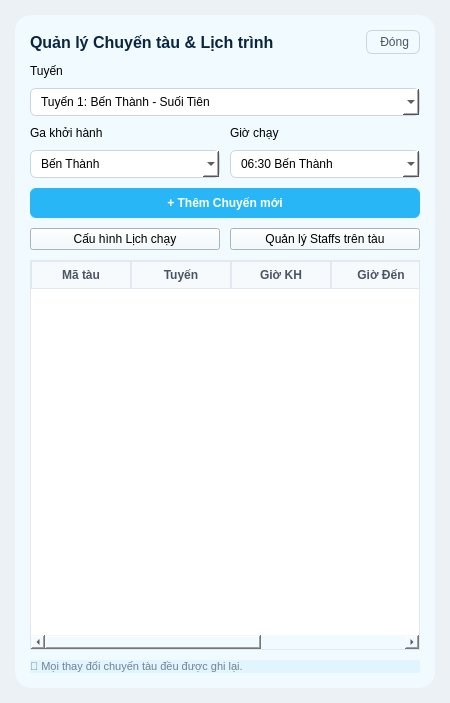
<?xml version="1.0" encoding="UTF-8"?>
<ui version="4.0">
 <class>ScheduleWindow</class>
 <widget class="QMainWindow" name="ScheduleWindow">
  <property name="geometry">
   <rect>
    <x>0</x>
    <y>0</y>
    <width>450</width>
    <height>703</height>
   </rect>
  </property>
  <property name="windowTitle">
   <string>Quản lý Chuyến tàu &amp; Lịch trình</string>
  </property>
  <property name="styleSheet">
   <string notr="true">
    QMainWindow { background-color: #EBF1F5; }
    #central_panel { background-color: #FFFFFF; border-radius: 16px; }
    QLabel#lbl_title { color: #0A2540; font-weight: bold; font-size: 16px; }
    QLabel.lbl_field_title { color: #4A5568; font-weight: bold; font-size: 11px; }
    QComboBox { border: 1px solid #CBD5E0; border-radius: 6px; padding: 5px 10px; background-color: #FFFFFF; }
    QPushButton#btn_add_trip { background-color: #3182CE; color: #FFFFFF; border-radius: 6px; font-weight: bold; padding: 8px; }
    QPushButton.sub_action_btn { background-color: #F8FAFC; border: 1px solid #E2E8F0; border-radius: 6px; color: #4A5568; font-weight: bold; padding: 6px; }
    QPushButton.sub_action_btn:hover { background-color: #EDF2F7; }
    QTableWidget { border: 1px solid #E2E8F0; gridline-color: #EDF2F7; background-color: #FFFFFF; }
    QHeaderView::section { background-color: #F7FAFC; color: #4A5568; font-weight: bold; border: 1px solid #E2E8F0; padding: 4px; }
    QLabel#lbl_info_footer { color: #718096; font-size: 11px; }
   </string>
  </property>
  <widget class="QWidget" name="centralwidget">
   <layout class="QVBoxLayout" name="main_layout">
    <property name="spacing">
     <number>12</number>
    </property>
    <property name="leftMargin">
     <number>15</number>
    </property>
    <property name="topMargin">
     <number>15</number>
    </property>
    <property name="rightMargin">
     <number>15</number>
    </property>
    <property name="bottomMargin">
     <number>15</number>
    </property>
    <item>
     <widget class="QFrame" name="central_panel">
      <property name="styleSheet">
       <string notr="true">background-color: #F0FAFF ;</string>
      </property>
      <layout class="QVBoxLayout" name="panel_layout">
       <property name="spacing">
        <number>10</number>
       </property>
       <property name="leftMargin">
        <number>15</number>
       </property>
       <property name="topMargin">
        <number>15</number>
       </property>
       <property name="rightMargin">
        <number>15</number>
       </property>
       <property name="bottomMargin">
        <number>15</number>
       </property>
       <item>
        <layout class="QHBoxLayout" name="header_layout">
         <item>
          <widget class="QLabel" name="lbl_title">
           <property name="text">
            <string>Quản lý Chuyến tàu &amp; Lịch trình</string>
           </property>
          </widget>
         </item>
         <item>
          <spacer name="header_space">
           <property name="orientation">
            <enum>Qt::Horizontal</enum>
           </property>
           <property name="sizeHint" stdset="0">
            <size>
             <width>0</width>
             <height>0</height>
            </size>
           </property>
          </spacer>
         </item>
         <item>
          <widget class="QPushButton" name="btn_back">
           <property name="styleSheet">
            <string notr="true">padding: 4px 10px; border: 1px solid #CBD5E0; border-radius: 6px; color: #4A5568;</string>
           </property>
           <property name="text">
            <string> Đóng</string>
           </property>
          </widget>
         </item>
        </layout>
       </item>
       <item>
        <widget class="QLabel" name="lbl_route_sel">
         <property name="text">
          <string>Tuyến</string>
         </property>
         <property name="class" stdset="0">
          <string>lbl_field_title</string>
         </property>
        </widget>
       </item>
       <item>
        <widget class="QComboBox" name="combo_route">
         <property name="font">
          <font>
           <pointsize>9</pointsize>
          </font>
         </property>
         <property name="styleSheet">
          <string notr="true">background-color: rgb(255, 255, 255);</string>
         </property>
         <item>
          <property name="text">
           <string>Tuyến 1: Bến Thành - Suối Tiên</string>
          </property>
         </item>
        </widget>
       </item>
       <item>
        <layout class="QHBoxLayout" name="filter_grid">
         <property name="spacing">
          <number>10</number>
         </property>
         <item>
          <layout class="QVBoxLayout" name="col1">
           <item>
            <widget class="QLabel" name="lbl_start_ga">
             <property name="text">
              <string>Ga khởi hành</string>
             </property>
             <property name="class" stdset="0">
              <string>lbl_field_title</string>
             </property>
            </widget>
           </item>
           <item>
            <widget class="QComboBox" name="combo_start_ga">
             <property name="styleSheet">
              <string notr="true">background-color: rgb(255, 255, 255);</string>
             </property>
             <item>
              <property name="text">
               <string>Bến Thành</string>
              </property>
             </item>
            </widget>
           </item>
          </layout>
         </item>
         <item>
          <layout class="QVBoxLayout" name="col2">
           <item>
            <widget class="QLabel" name="lbl_end_ga">
             <property name="text">
              <string>Giờ chạy</string>
             </property>
             <property name="class" stdset="0">
              <string>lbl_field_title</string>
             </property>
            </widget>
           </item>
           <item>
            <widget class="QComboBox" name="combo_sample_time">
             <property name="styleSheet">
              <string notr="true">background-color: rgb(255, 255, 255);</string>
             </property>
             <item>
              <property name="text">
               <string>06:30 Bến Thành</string>
              </property>
             </item>
            </widget>
           </item>
          </layout>
         </item>
        </layout>
       </item>
       <item>
        <widget class="QPushButton" name="btn_add_trip">
         <property name="font">
          <font>
           <pointsize>9</pointsize>
           <weight>75</weight>
           <bold>true</bold>
          </font>
         </property>
         <property name="styleSheet">
          <string notr="true">background-color: #29B6F6;</string>
         </property>
         <property name="text">
          <string>+ Thêm Chuyến mới</string>
         </property>
        </widget>
       </item>
       <item>
        <layout class="QHBoxLayout" name="sub_actions">
         <item>
          <widget class="QPushButton" name="btn_config_timeline">
           <property name="text">
            <string>Cấu hình Lịch chạy</string>
           </property>
           <property name="class" stdset="0">
            <string>sub_action_btn</string>
           </property>
          </widget>
         </item>
         <item>
          <widget class="QPushButton" name="btn_manage_staffs">
           <property name="text">
            <string>Quản lý Staffs trên tàu</string>
           </property>
           <property name="class" stdset="0">
            <string>sub_action_btn</string>
           </property>
          </widget>
         </item>
        </layout>
       </item>
       <item>
        <widget class="QTableWidget" name="table_trips">
         <property name="styleSheet">
          <string notr="true">background-color: rgb(255, 255, 255);</string>
         </property>
         <column>
          <property name="text">
           <string>Mã tàu</string>
          </property>
         </column>
         <column>
          <property name="text">
           <string>Tuyến</string>
          </property>
         </column>
         <column>
          <property name="text">
           <string>Giờ KH</string>
          </property>
         </column>
         <column>
          <property name="text">
           <string>Giờ Đến</string>
          </property>
         </column>
         <column>
          <property name="text">
           <string>Trạng thái</string>
          </property>
         </column>
        </widget>
       </item>
       <item>
        <widget class="QLabel" name="lbl_info_footer">
         <property name="styleSheet">
          <string notr="true">background-color: #E1F5FE;
font: 10pt &quot;MS Shell Dlg 2&quot;;</string>
         </property>
         <property name="text">
          <string>📄 Mọi thay đổi chuyến tàu đều được ghi lại.</string>
         </property>
        </widget>
       </item>
      </layout>
     </widget>
    </item>
   </layout>
  </widget>
 </widget>
 <resources/>
 <connections/>
</ui>
